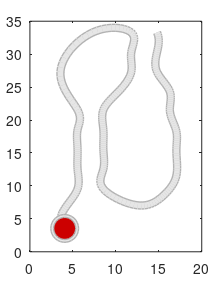

Here is the MATLAB script that generated this plot: (Note: this script raises an error after producing the figure.)
load 1l2x_coords_bpspacing3.mat % coords variable
clf
set(figure(2),'position',[   184   649   223   283 ]);
set(gcf, 'PaperPositionMode','auto','color','white');

N = size( coords, 1 );
t = [1:0.1:N];
interp_method = 'spline';
x = interp1( 1:N, coords(:,1), t, interp_method );
y = interp1( 1:N, coords(:,2), t, interp_method );
plot( x, y, '-','linew',6,'color',[1,1,1]*0.7);
hold on
plot( x, y, '-','linew',4,'color',[1,1,1]*0.9);
sequence = 'ggcgcggcaccguccgcggaacaaacgg'
for i = 1:N
    switch upper(sequence(i))
        case 'A'
            fill_color = [0.9 0.8 0];
        case 'C'
            fill_color = [0 0.5 0];
        case 'G'
            fill_color = [0.8 0 0];
        case 'U'
            fill_color = hex2rgb('#3193D1');
    end
    plot( coords(i,1), coords(i,2),'o','color',[0.7 0.7 0.7],'linew',1,'markerfacecolor',[0.9 0.9 0.9],'markersize',20)
    plot( coords(i,1), coords(i,2),'o','color',[0.7 0.7 0.7],'linew',1,'markerfacecolor',fill_color,'markersize',16)
    text(  coords(i,1), coords(i,2), upper(sequence(i)),'horizontalalign','center','verticalalign','middle','fontweight','bold','fontsize',15);
end

axis image
axis off
set(gca,'ydir','reverse')
set(gcf,'color',[0.1 0.1 0.25] );

